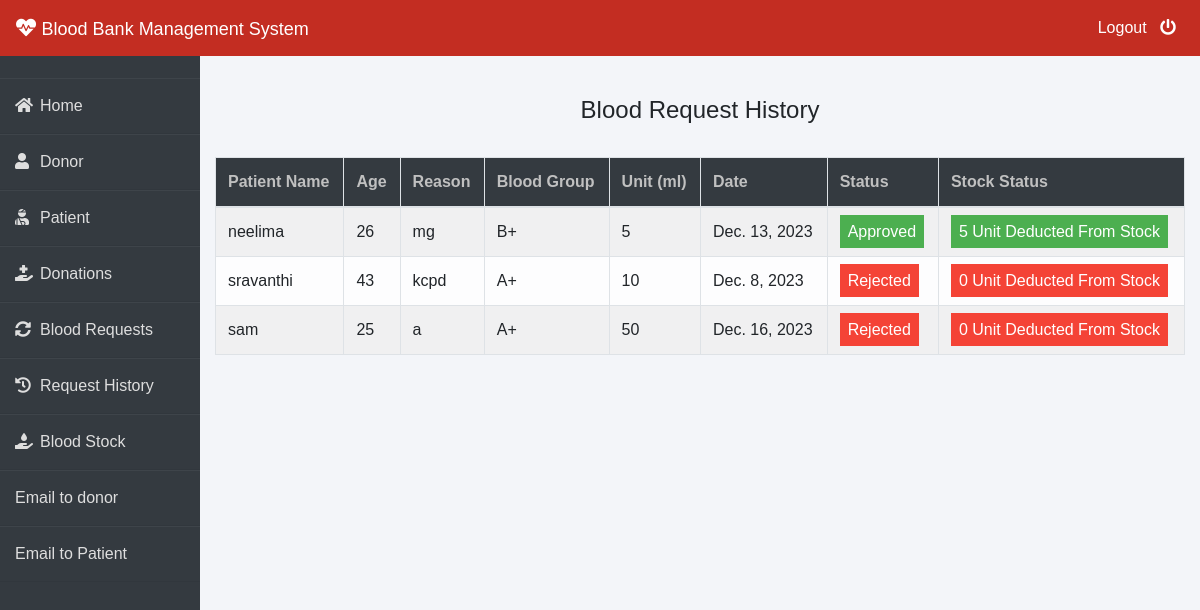
The page /admin-request-history (signed in) on the database its author committed.
### blood/models.py (models this page shows, shortened)
class BloodRequest(models.Model):
    request_by_patient=models.ForeignKey(pmodels.Patient,null=True,on_delete=models.CASCADE)
    request_by_donor=models.ForeignKey(dmodels.Donor,null=True,on_delete=models.CASCADE)
    patient_name=models.CharField(max_length=30)
    patient_age=models.PositiveIntegerField()
    reason=models.CharField(max_length=500)
    bloodgroup=models.CharField(max_length=10)
    unit=models.PositiveIntegerField(default=0)
    status=models.CharField(max_length=20,default="Pending")
    date=models.DateField(auto_now=True)

### blood/views.py (the view)
# urls.py: path('admin-request-history', views.admin_request_history_view,name='admin-request-history'),
@login_required(login_url='adminlogin')
def admin_request_history_view(request):
    requests=models.BloodRequest.objects.all().exclude(status='Pending')
    return render(request,'blood/admin_request_history.html',{'requests':requests})

### templates/blood/admin_request_history.html (shortened to what this page needs)
{% extends 'blood/adminbase.html' %}
{% block content %}
{% load widget_tweaks %}
{%load static%}
<head>
</head>
<br><br>
<div class="container">
    <H4 class="text-center">Blood Request History</H4><br>
    <table class="table table-light table-hover table-bordered table-striped">
        <thead class="bg-dark">
            <tr>
                <th scope="col" style="color: rgb(192, 192, 192);">Patient Name</th>
                <th scope="col" style="color: rgb(192, 192, 192);">Age</th>
                <th scope="col" style="color: rgb(192, 192, 192);">Reason</th>
                <th scope="col" style="color: rgb(192, 192, 192);">Blood Group</th>
                <th scope="col" style="color: rgb(192, 192, 192);">Unit (ml)</th>
                <th scope="col" style="color: rgb(192, 192, 192);">Date</th>
                <th scope="col" style="color: rgb(192, 192, 192);">Status</th>
                <th scope="col" style="color: rgb(192, 192, 192);">Stock Status</th>
            </tr>
        </thead>
        <tbody>
            {% for t in requests %}
            <tr>
                <td> {{t.patient_name}}</td>
                <td>{{t.patient_age}}</td>
                <td>{{t.reason}}</td>
                <td>{{t.bloodgroup}}</td>
                <td>{{t.unit}}</td>
                <td>{{t.date}}</td>
                {% if t.status == 'Approved' %}
                <td><span class="label success"> Approved</span></td>
                <td><span class="label success"> {{t.unit}} Unit Deducted From Stock</span></td>
                {% else %}
                <td><span class="label danger">Rejected</span></td>
                <td><span class="label danger"> 0 Unit Deducted From Stock</span></td>
                {% endif %}
            </tr>
            {% endfor %}
        </tbody>
    </table>
</div>
{% endblock content %}

### templates/blood/adminbase.html (style rules this page uses)
* { margin: 0; padding: 0; box-sizing: border-box; list-style: none; text-decoration: none; font-family: 'Josefin Sans', sans-serif; }
body { background-color: #f3f5f9; }

### templates/blood/admin_request_history.html (style rules this page uses)
.label { color: white; padding: 8px; }
.success { background-color: #4CAF50; }
.danger { background-color: #f44336; }

### rows shown on the page
BloodRequest: patient_name "neelima", patient_age "26", reason "mg", bloodgroup "B+", unit "5", date "Dec. 13, 2023"
BloodRequest: patient_name "sravanthi", patient_age "43", reason "kcpd", bloodgroup "A+", unit "10", date "Dec. 8, 2023", status "Rejected"
BloodRequest: patient_name "sam", patient_age "25", reason "a", bloodgroup "A+", unit "50", date "Dec. 16, 2023", status "Rejected"
